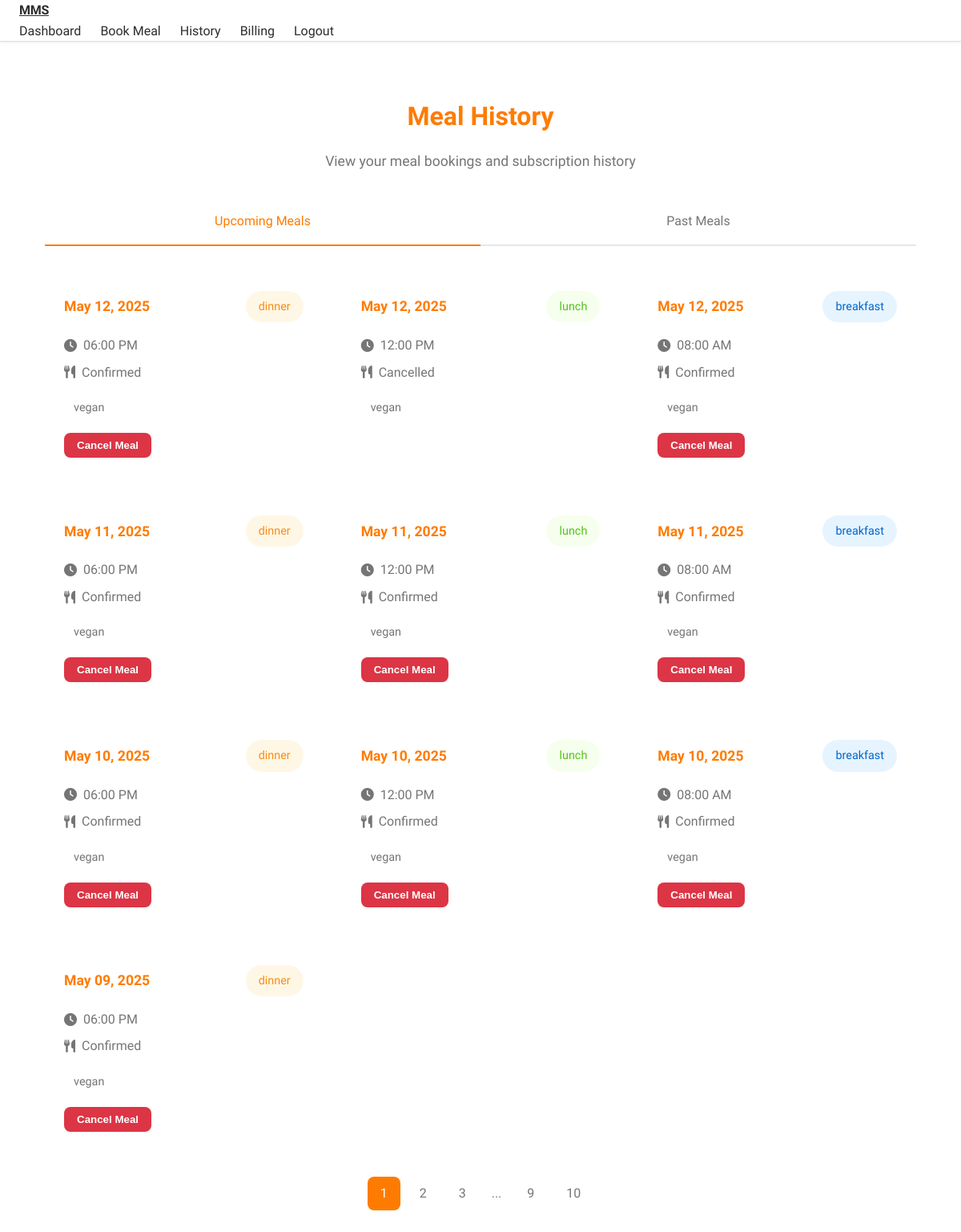
Page /meal-history (signed in) on the earlier database version.
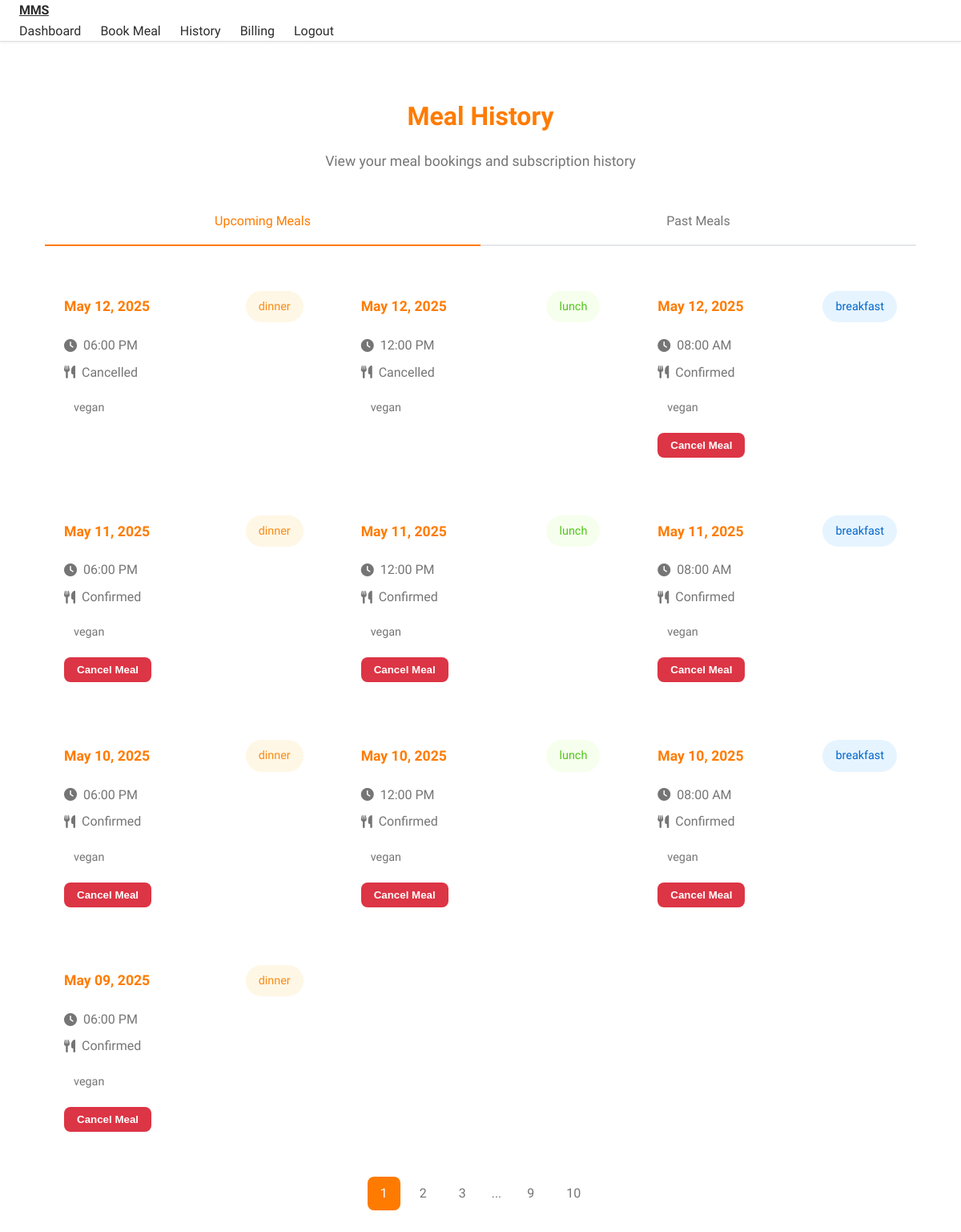
Same page on the later database version.
### models.py (models this page shows)
class Meal(db.Model):
    __tablename__ = 'meals'
    id = db.Column(db.Integer, primary_key=True)
    user_id = db.Column(db.Integer, db.ForeignKey('users.id'), nullable=False)
    meal_type = db.Column(db.String(20), nullable=False)  # breakfast, lunch, dinner
    meal_date = db.Column(db.DateTime, nullable=False)
    status = db.Column(db.String(20), default='pending')  # pending, confirmed, cancelled
    payment_status = db.Column(db.String(20), default='unpaid')  # unpaid, paid, refunded
    dietary_preferences = db.Column(db.String(200))
    created_at = db.Column(db.DateTime, default=datetime.utcnow)
    subscription_id = db.Column(db.Integer, db.ForeignKey('subscriptions.id'), nullable=True)

### routes/main.py (the view)
@main_bp.route('/meal-history')
@login_required
def meal_history():
    page = request.args.get('page', 1, type=int)
    status_filter = request.args.get('status', '')
    date_from = request.args.get('date_from', '')
    date_to = request.args.get('date_to', '')
    query = Meal.query.filter_by(user_id=current_user.id)
    if status_filter:
        query = query.filter_by(status=status_filter)
    if date_from:
        query = query.filter(Meal.meal_date >= datetime.strptime(date_from, '%Y-%m-%d'))
    if date_to:
        query = query.filter(Meal.meal_date <= datetime.strptime(date_to, '%Y-%m-%d'))
    meals = query.order_by(Meal.meal_date.desc()).paginate(
        page=page, per_page=10, error_out=False)
    return render_template('main/meal_history.html', meals=meals, now=datetime.utcnow())

### app.py (called while the page is built)
@login_manager.user_loader
def load_user(user_id):
    return User.query.get(int(user_id))

@app.before_request
def before_request():
    if current_user.is_authenticated:
        current_user.last_login = datetime.utcnow()
        db.session.commit()

### templates/main/meal_history.html (shortened to what this page needs)
{% extends "base.html" %}
{% block content %}
<div class="history-container">
    <div class="history-header">
        <h1 class="history-title">Meal History</h1>
        <p class="history-subtitle">View your meal bookings and subscription history</p>
    </div>
    <div class="history-tabs">
        <div class="history-tab active" data-content="upcoming">Upcoming Meals</div>
        <div class="history-tab" data-content="past">Past Meals</div>
    </div>
    <div id="upcoming" class="history-content active">
        <div class="meal-grid">
            {% set upcoming_meals = meals.items|selectattr('meal_date', 'ge', now)|list %}
            {% if not upcoming_meals %}
            <div class="glass-container no-meals">
                <h3>No upcoming meals</h3>
                <p>Book your next meal to see it here</p>
                <a href="{{ url_for('main.meal_booking') }}" class="action-btn">Book Now</a>
            </div>
            {% else %}
            {% for meal in upcoming_meals %}
            <div class="meal-card glass-container">
                <div class="meal-header">
                    <span class="meal-date">{{ meal.meal_date.strftime('%B %d, %Y') }}</span>
                    <span class="meal-type {{ meal.meal_type.lower() }}">{{ meal.meal_type }}</span>
                </div>
                <div class="meal-details">
                    <div class="meal-info">
                        <i class="fas fa-clock"></i>
                        <span>{{ meal.meal_date.strftime('%I:%M %p') }}</span>
                    </div>
                    <div class="meal-info">
                        <i class="fas fa-utensils"></i>
                        <span>{{ meal.status|title }}</span>
                    </div>
                    {% if meal.dietary_preferences %}
                    <div class="meal-preferences">
                        {% for pref in meal.dietary_preferences.split(',') %}
                        <span class="preference-tag">{{ pref.strip() }}</span>
                        {% endfor %}
                    </div>
                    {% endif %}
                    {% if meal.status != 'cancelled' and meal.meal_date > now %}
                    <form action="{{ url_for('main.cancel_meal', meal_id=meal.id) }}" method="POST" class="mt-3">
                        <button type="submit" class="btn btn-danger btn-sm" onclick="return confirm('Are you sure you want to cancel this meal?')">
                            Cancel Meal
                        </button>
                    </form>
                    {% endif %}
                </div>
            </div>
            {% endfor %}
            {% endif %}
        </div>
    </div>
            {% set past_meals = meals.items|selectattr('meal_date', 'lt', now)|list %}
    {% if meals.pages > 1 %}
    <div class="pagination-container">
        {% for page_num in meals.iter_pages(left_edge=2, left_current=2, right_current=2, right_edge=2) %}
        {% if page_num %}
            {% if page_num == meals.page %}
            <span class="page-item active">{{ page_num }}</span>
            {% else %}
            <a href="{{ url_for('main.meal_history', page=page_num) }}" class="page-item">{{ page_num }}</a>
            {% endif %}
        {% else %}
            <span class="page-item dots">...</span>
        {% endif %}
        {% endfor %}
    </div>
    {% endif %}
</div>
{% endblock %}

### templates/base.html (shortened to what this page needs)
<!DOCTYPE html>
<html lang="en">
<head>
    <link rel="stylesheet" href="https://cdnjs.cloudflare.com/ajax/libs/font-awesome/6.0.0/css/all.min.css">
    <link rel="stylesheet" href="{{ url_for('static', filename='css/apple.css') }}">
</head>
<body>
    <nav class="navbar">
        <div class="container">
            <a href="{{ url_for('main.index') }}" class="heading">MMS</a>
            <div class="nav-links" role="navigation" aria-label="Main navigation">
                {% if current_user.is_authenticated %}
                    <a href="{{ url_for('main.dashboard') }}" class="nav-link">Dashboard</a>
                    <a href="{{ url_for('main.meal_booking') }}" class="nav-link">Book Meal</a>
                    <a href="{{ url_for('main.meal_history') }}" class="nav-link">History</a>
                    <a href="{{ url_for('bill', user_id=current_user.id, plan_id=1) }}" class="nav-link">Billing</a>
                    <a href="{{ url_for('auth.logout') }}" class="nav-link">Logout</a>
                {% else %}
                    <a href="{{ url_for('auth.login') }}" class="nav-link">Login</a>
                    <a href="{{ url_for('auth.register') }}" class="btn btn-primary">Register</a>
                {% endif %}
            </div>
        </div>
    </nav>
    <div class="container">
        {% block content %}{% endblock %}
    </div>
</body>
</html>

### static/css/apple.css (style rules this page uses)
:root { --primary-color: #ff7b00; --secondary-color: #4a4a4a; --success-color: #00c853; --danger-color: #ff3d00; --warning-color: #ffa000; --info-color: #00b0ff; --background: #ffffff; --card-background: #ffffff; --text-primary: #2d2d2d; --text-secondary: #757575; --border-color: #e0e0e0; --font-family: 'Inter', -apple-system, BlinkMacSystemFont, sans-serif; --font-size-xs: 0.75rem; --font-size-sm: 0.875rem; --font-size-base: 1rem; --font-size-lg: 1.125rem; --font-size-xl: 1.25rem; --font-size-2xl: 1.5rem; --spacing-xs: 0.375rem; --spacing-sm: 0.75rem; --spacing-md: 1rem; --spacing-lg: 1.5rem; --spacing-xl: 2rem; --nav-height: 64px; --container-max-width: 1280px; --border-radius-sm: 8px; --border-radius-md: 12px; --border-radius-lg: 16px; --border-radius-full: 9999px; }
body { background-color: var(--background); font-family: var(--font-family); -webkit-font-smoothing: antialiased; -moz-osx-font-smoothing: grayscale; line-height: 1.6; color: var(--text-primary); }
.container { max-width: var(--container-max-width); margin: 0 auto; padding: 0 var(--spacing-lg); }
.navbar { background: rgba(255, 255, 255, 0.8); backdrop-filter: saturate(180%) blur(20px); -webkit-backdrop-filter: saturate(180%) blur(20px); box-shadow: 0 1px 3px rgba(0,0,0,0.08); position: fixed; width: 100%; top: 0; z-index: 1000; border-bottom: 1px solid var(--border-color); }
.nav-links { display: flex; align-items: center; gap: var(--spacing-lg); }
.nav-link { color: var(--text-primary); text-decoration: none; font-weight: 500; font-size: var(--font-size-base); transition: color 0.2s ease; position: relative; }
.nav-link::after { content: ''; position: absolute; width: 100%; height: 2px; bottom: -4px; left: 0; background-color: var(--primary-color); transform: scaleX(0); transition: transform 0.2s ease; }
.btn { display: inline-flex; align-items: center; justify-content: center; padding: var(--spacing-sm) var(--spacing-lg); border-radius: var(--border-radius-md); font-weight: 600; transition: all 0.3s cubic-bezier(0.4, 0, 0.2, 1); gap: var(--spacing-sm); cursor: pointer; }
.heading { font-weight: 700; letter-spacing: -0.02em; color: var(--text-primary); }

### templates/base.html (style rules this page uses)
* { margin: 0; padding: 0; box-sizing: border-box; }
body { font-family: 'SF Pro Display', -apple-system, BlinkMacSystemFont, sans-serif; padding-top: calc(var(--nav-height) + var(--spacing-lg)); min-height: 100vh; background: var(--background); color: var(--text-primary); }
.container { max-width: var(--container-max-width); margin: 0 auto; padding: 0 var(--spacing-lg); }

Differences in the rows shown:
changed Meal (number 1 of 10 on the later page): status "Confirmed" → "Cancelled"; no longer shows "Cancel Meal"
